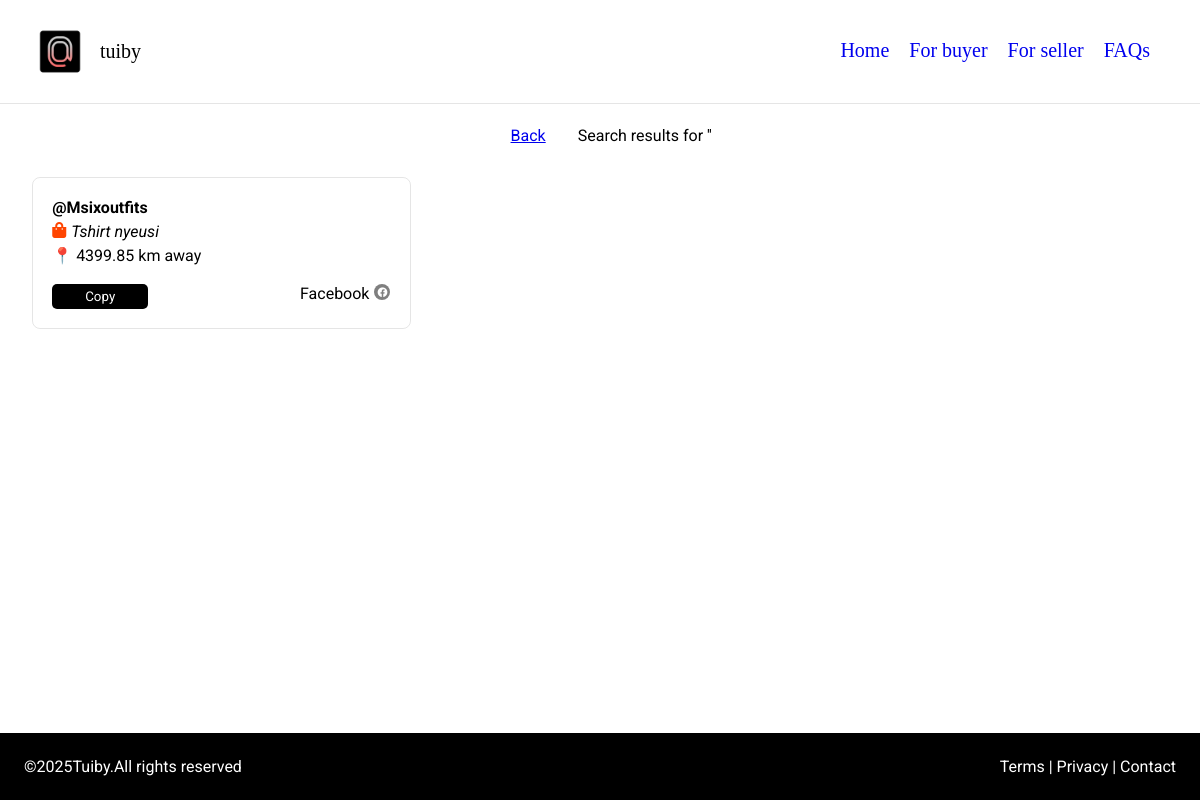
/filter_sellers/, run on an earlier commit of the app's database.
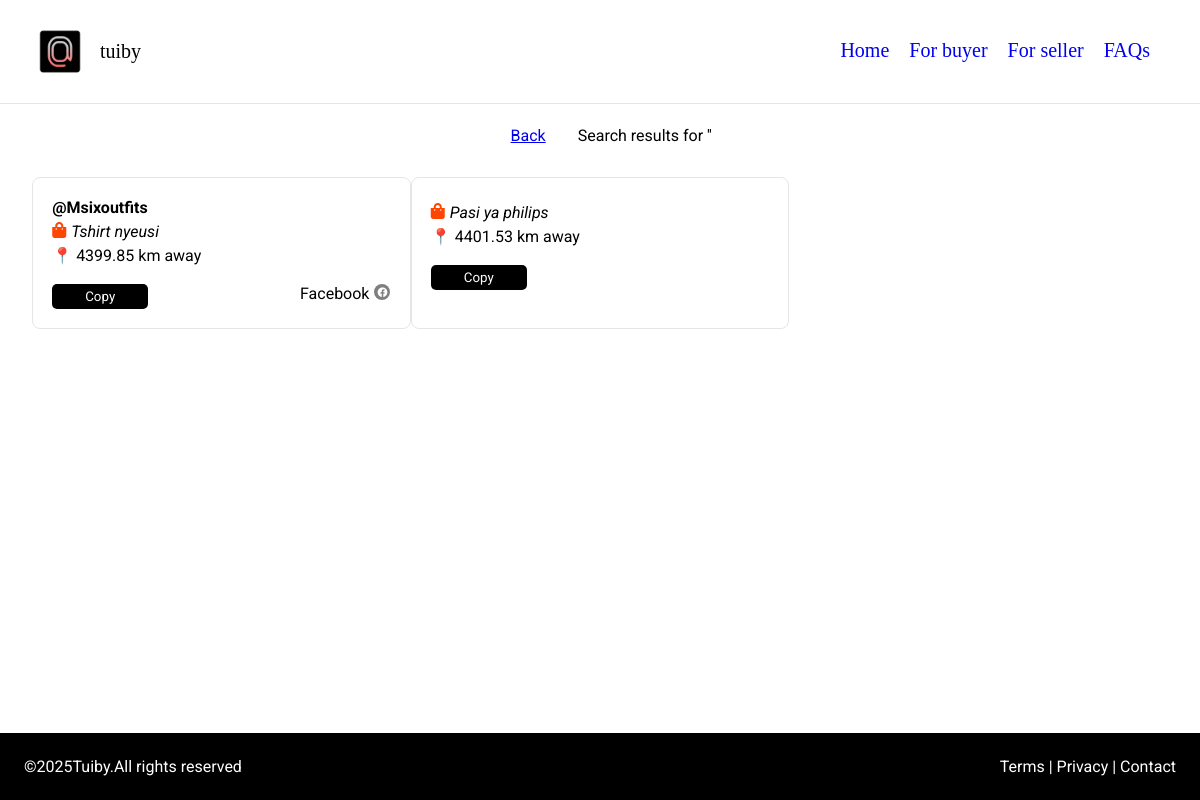
And on a later commit of the database.
### main/models.py (models this page shows, shortened)
class ProductInfo(models.Model):
    PRODUCT_CATEGORIES = [
        ('Electronics', 'Electronics'),
        ('Fashion', 'Fashion'),
        ('Furniture', 'Furniture'),
        ('Kitchenware', 'Kitchenware')
    ]
    user = models.ForeignKey(User, on_delete=models.CASCADE)
    product_name = models.CharField(max_length=15)
    product_descriptions = models.CharField(max_length=100)
    product_category = models.CharField(max_length=15, choices=PRODUCT_CATEGORIES, default='Fashion')

class SocialInfo(models.Model):
    SOCIAL_CATEGORIES = [
        ('Facebook', 'facebook'),
        ('Instagram', 'instagram'),
        ('Ticktok', 'ticktok')
    ]
    product_infos = models.ForeignKey(ProductInfo, on_delete=models.CASCADE, default=1)
    social_category = models.CharField(max_length=10, choices=SOCIAL_CATEGORIES, default='Instagram')
    handle = models.CharField(max_length=30, validators=[validate_handle_input], default='@Placeholder')

### main/views.py (the view)
# urls.py: path('filter_sellers/', views.filter_sellers, name='buyer'),
def filter_sellers(request):
    query = request.GET.get('query', '').strip()
    try:
        user_latitude = float(request.GET.get('latitude', 0))
        user_longitude = float(request.GET.get('longitude', 0))
    except ValueError:
        return render(request, 'main/for_buyer.html', {"sellers": [], "query": query, "error": "Invalid location data."})
    sellers = []
    seller_locations = SellerLocation.objects.select_related('user').all()
    for seller in seller_locations:
        try:
            seller_lat = float(seller.latitude)
            seller_lon = float(seller.longitude)
            distance = vincenty_distance(user_latitude, user_longitude, seller_lat, seller_lon)
            product_info = ProductInfo.objects.filter(user=seller.user, product_name__icontains=query).first()
            if product_info:
                social_handles = SocialInfo.objects.filter(product_infos=product_info)
                sellers.append({
                    "distance": round(distance, 2),
                    "product_info": product_info,
                    "social_handles": social_handles
                })
        except ValueError:
            continue
    sellers = sorted(sellers, key=lambda x: x["distance"])
    return render(request, 'main/for_buyer.html', {"sellers": sellers, "query": query})

### main/templates/main/for_buyer.html (shortened to what this page needs)
{% extends 'main/base.html' %}
{% load static %}
{% block content %}
<div class="search-result-descriptions">
    <div class="back-btn"><p><a href="{% url 'main:home' %}">Back</a></p></div>
    <div class="results-description">Search results for '{{ query }}'</div>
</div>
<div class="results-column">
    {% if sellers %}
        {% for seller in sellers %}
            <div class="item">
                <p class="social-handle" id="textToCopy">
                    {{ seller.social_handles.0.handle }}
                </p>
                <div class="product-description">
                    <i class="fas fa-shopping-bag"></i>
                    <p>{{ seller.product_info.product_descriptions }}</p>
                </div>
                <p class="distance">📍 {{ seller.distance }} km away</p><br>
                <div class="link-social">
                    <button onclick="copyText()">Copy</button>
                    {% for social in seller.social_handles %}
                        <div class="social-infos">
                            <p>{{ social.social_category }}</p>
                            <div class="social-circle">
                                <i class="fab fa-{{ social.social_category|lower }}"></i>
                            </div>
                        </div>
                    {% endfor %}
                </div>
            </div>
        {% endfor %}
    {% else %}
        <p>No results found for "{{ query }}".</p>
    {% endif %}
</div>
{% endblock %}

What changed in the data, as far as the page shows it:
added ProductInfo: product_info.product_descriptions "Pasi ya philips", distance "4401.53"
